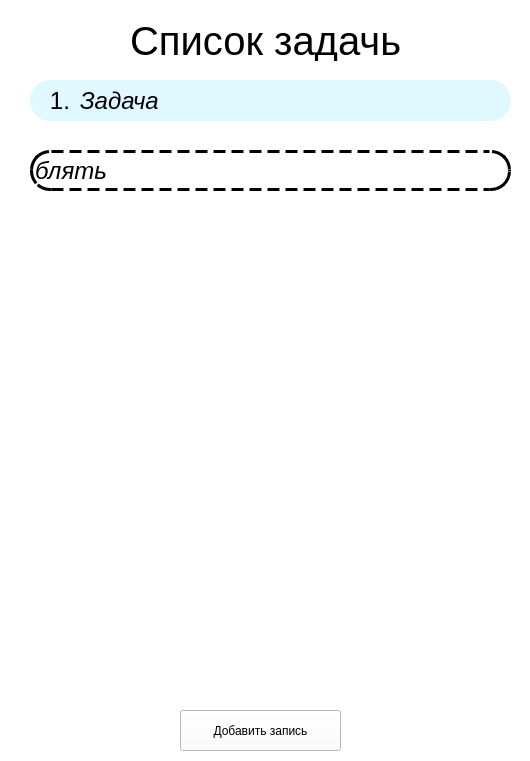
<?xml version="1.0" encoding="UTF-8"?>
<ui version="4.0">
 <class>Form</class>
 <widget class="QWidget" name="Form">
  <property name="geometry">
   <rect>
    <x>0</x>
    <y>0</y>
    <width>530</width>
    <height>761</height>
   </rect>
  </property>
  <property name="windowTitle">
   <string>Form</string>
  </property>
  <property name="styleSheet">
   <string notr="true">background: white;</string>
  </property>
  <widget class="QLabel" name="label">
   <property name="geometry">
    <rect>
     <x>130</x>
     <y>20</y>
     <width>271</width>
     <height>41</height>
    </rect>
   </property>
   <property name="font">
    <font>
     <family>Arial</family>
     <pointsize>30</pointsize>
    </font>
   </property>
   <property name="text">
    <string>Список задачь</string>
   </property>
  </widget>
  <widget class="QPushButton" name="pushButton">
   <property name="geometry">
    <rect>
     <x>180</x>
     <y>710</y>
     <width>161</width>
     <height>41</height>
    </rect>
   </property>
   <property name="text">
    <string>Добавить запись</string>
   </property>
  </widget>
  <widget class="QLabel" name="task">
   <property name="geometry">
    <rect>
     <x>30</x>
     <y>80</y>
     <width>481</width>
     <height>41</height>
    </rect>
   </property>
   <property name="font">
    <font>
     <family>Arial</family>
     <pointsize>18</pointsize>
    </font>
   </property>
   <property name="styleSheet">
    <string notr="true">background: #E0F8FF;
border-radius: 20%;</string>
   </property>
   <property name="text">
    <string>   1.</string>
   </property>
  </widget>
  <widget class="QLabel" name="task_name">
   <property name="geometry">
    <rect>
     <x>80</x>
     <y>90</y>
     <width>131</width>
     <height>21</height>
    </rect>
   </property>
   <property name="font">
    <font>
     <family>Arial</family>
     <pointsize>18</pointsize>
     <italic>true</italic>
    </font>
   </property>
   <property name="styleSheet">
    <string notr="true">background: none;</string>
   </property>
   <property name="text">
    <string>Задача</string>
   </property>
  </widget>
  <widget class="QLineEdit" name="task_creator">
   <property name="geometry">
    <rect>
     <x>30</x>
     <y>150</y>
     <width>481</width>
     <height>41</height>
    </rect>
   </property>
   <property name="font">
    <font>
     <family>Arial</family>
     <pointsize>18</pointsize>
     <italic>true</italic>
    </font>
   </property>
   <property name="styleSheet">
    <string notr="true">background: white;
border: 3px dashed black;
border-radius: 20%;</string>
   </property>
   <property name="text">
    <string>блять</string>
   </property>
  </widget>
 </widget>
 <resources/>
 <connections/>
</ui>
